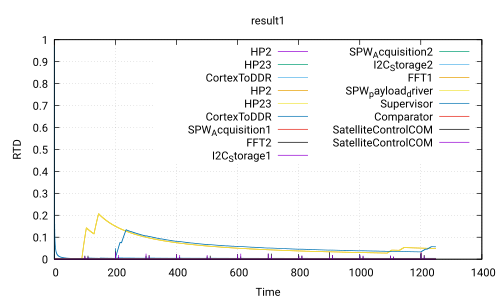

Source code (gnuplot):
 set title 'result1'
 set ylabel 'RTD'
 set xlabel 'Time'
 set grid
 set term pdf
 set output 'Use_case_DoubleCamera_Safety.ATIPPIC.executable220.0_40.0.pdf'
 plot 'Use_case_DoubleCamera_Safety.ATIPPIC.executable220.0_40.0.csv' using 1:2 with lines title 'HP2','Use_case_DoubleCamera_Safety.ATIPPIC.executable220.0_40.0.csv' using 1:3 with lines title 'HP23','Use_case_DoubleCamera_Safety.ATIPPIC.executable220.0_40.0.csv' using 1:4 with lines title 'CortexToDDR','Use_case_DoubleCamera_Safety.ATIPPIC.executable220.0_40.0.csv' using 1:5 with lines title 'HP2','Use_case_DoubleCamera_Safety.ATIPPIC.executable220.0_40.0.csv' using 1:6 with lines title 'HP23','Use_case_DoubleCamera_Safety.ATIPPIC.executable220.0_40.0.csv' using 1:7 with lines title 'CortexToDDR','Use_case_DoubleCamera_Safety.ATIPPIC.executable220.0_40.0.csv' using 1:8 with lines title 'SPW_Acquisition1','Use_case_DoubleCamera_Safety.ATIPPIC.executable220.0_40.0.csv' using 1:9 with lines title 'FFT2','Use_case_DoubleCamera_Safety.ATIPPIC.executable220.0_40.0.csv' using 1:10 with lines title 'I2C_Storage1','Use_case_DoubleCamera_Safety.ATIPPIC.executable220.0_40.0.csv' using 1:11 with lines title 'SPW_Acquisition2','Use_case_DoubleCamera_Safety.ATIPPIC.executable220.0_40.0.csv' using 1:12 with lines title 'I2C_Storage2','Use_case_DoubleCamera_Safety.ATIPPIC.executable220.0_40.0.csv' using 1:13 with lines title 'FFT1','Use_case_DoubleCamera_Safety.ATIPPIC.executable220.0_40.0.csv' using 1:14 with lines title 'SPW_payload_driver','Use_case_DoubleCamera_Safety.ATIPPIC.executable220.0_40.0.csv' using 1:15 with lines title 'Supervisor','Use_case_DoubleCamera_Safety.ATIPPIC.executable220.0_40.0.csv' using 1:16 with lines title 'Comparator','Use_case_DoubleCamera_Safety.ATIPPIC.executable220.0_40.0.csv' using 1:17 with lines title 'SatelliteControlCOM','Use_case_DoubleCamera_Safety.ATIPPIC.executable220.0_40.0.csv' using 1:18 with lines title 'SatelliteControlCOM'
